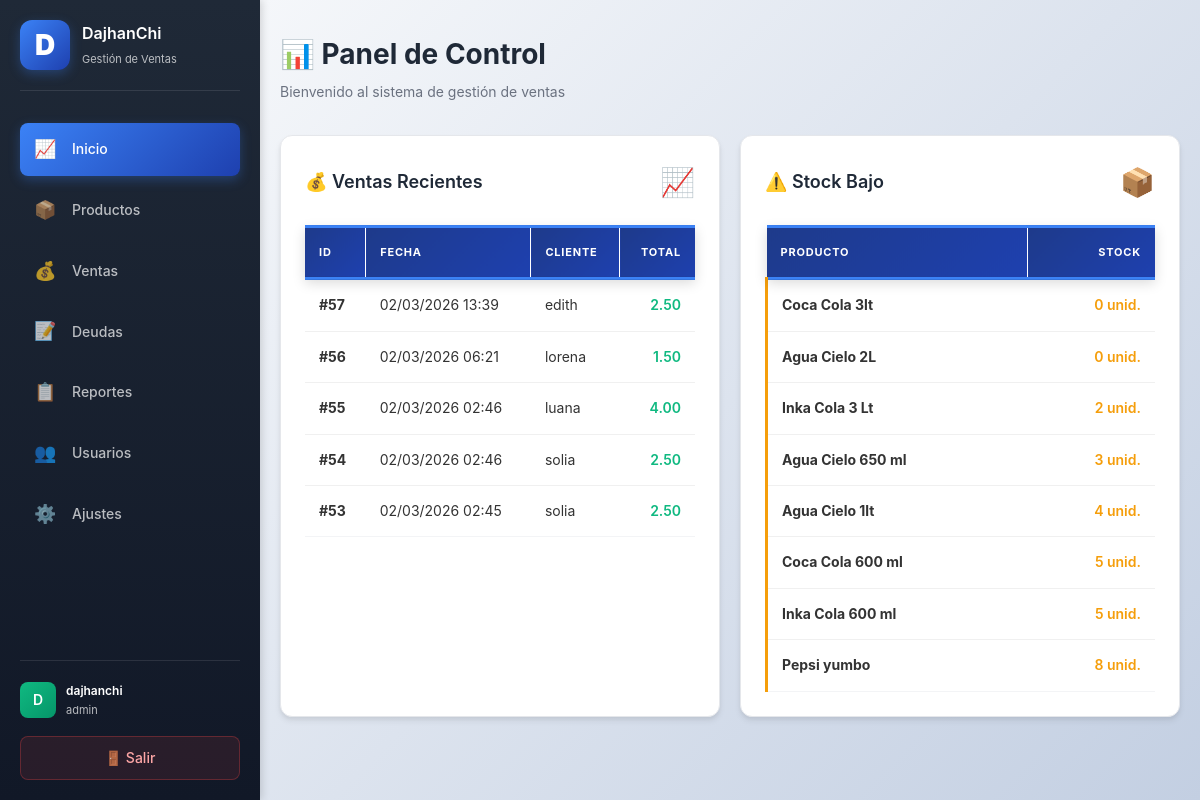
Screenshot of / (signed in) with the database file from the repository.
### app.py (models this page shows, shortened)
class Sale(db.Model):
    id = db.Column(db.Integer, primary_key=True)
    user_id = db.Column(db.Integer, db.ForeignKey("user.id"), nullable=False, index=True)
    created_at = db.Column(db.DateTime, nullable=False, default=datetime.utcnow, index=True)
    customer_name = db.Column(db.String(160))
    payment_method = db.Column(db.String(20), nullable=False, default="efectivo")  # efectivo, yape, fiado
    total_cents = db.Column(db.Integer, nullable=False, default=0)
    paid_cents = db.Column(db.Integer, nullable=False, default=0)
    payment_status = db.Column(db.String(20), nullable=False, default="pagado")  # pagado, pendiente, parcial
    user = db.relationship("User", backref=db.backref("sales", lazy=True))

class Product(db.Model):
    id = db.Column(db.Integer, primary_key=True)
    user_id = db.Column(db.Integer, db.ForeignKey("user.id"), nullable=False, index=True)
    name = db.Column(db.String(160), nullable=False, index=True)
    sku = db.Column(db.String(64), nullable=True, index=True)
    package_cost_cents = db.Column(db.Integer, nullable=False, default=0)
    package_quantity = db.Column(db.Integer, nullable=False, default=1)
    cost_cents = db.Column(db.Integer, nullable=False, default=0)
    price_cents = db.Column(db.Integer, nullable=False, default=0)
    stock = db.Column(db.Integer, nullable=False, default=0, index=True)
    minimum_stock = db.Column(db.Integer, nullable=False, default=5)
    user = db.relationship("User", backref=db.backref("products", lazy=True))

### app.py (the view)
@app.route("/")
@login_required
@require_permission("dashboard")
def dashboard():
    user_id = session.get("user_id")
    settings = get_user_settings(user_id)
    recent_sales = Sale.query.filter_by(user_id=user_id).options(db.joinedload(Sale.items)).order_by(Sale.created_at.desc()).limit(5).all()
    low_stock = Product.query.filter(Product.user_id == user_id, Product.stock < settings.stock_yellow_threshold).order_by(Product.stock.asc()).limit(10).all()
    return render_template("dashboard.html", recent_sales=recent_sales, low_stock=low_stock)

### app.py (called while the page is built, shortened)
@app.before_request
def init_db_once():
    global _db_initialized
    if _db_initialized:
        return

@app.template_filter("money")
def format_money(cents):
    if cents is None:
        return "0.00"
    return f"{cents / 100:.2f}"

def get_user_settings(user_id):
    settings = Settings.query.filter_by(user_id=user_id).first()
    if not settings:
        settings = Settings(user_id=user_id, stock_yellow_threshold=10)
        db.session.add(settings)
        db.session.commit()
    return settings

def login_required(view):
    @wraps(view)
    def wrapped(*args, **kwargs):
        if not session.get("user_id"):
            return redirect(url_for("login"))
        return view(*args, **kwargs)
    return wrapped

def require_permission(module):
    def decorator(view):
        @wraps(view)
        def wrapped(*args, **kwargs):
            user_id = session.get("user_id")
            role = session.get("role")
            if not user_id or not role:
                return redirect(url_for("login"))
            settings = get_user_settings(user_id)
            permissions = settings.get_role_permissions(role)
            if not permissions.get(module, False):
                flash("❌ No tienes permiso para acceder a esta sección", "error")
                home_page = get_home_page_for_user(user_id, role)
                return redirect(url_for(home_page))
            return view(*args, **kwargs)
        return wrapped
    return decorator

    def get_role_permissions(self, role):
        if role == "admin":
            perms = self.admin_permissions
        elif role == "gerente":
            perms = self.gerente_permissions
        else:  # vendedor
            perms = self.vendedor_permissions
        try:
            return json.loads(perms) if isinstance(perms, str) else perms
        except:
            return {"dashboard": False, "products": False, "sales": False, "debts": False, "reports": False, "users": False, "settings": False}

### templates/dashboard.html
{% extends "base.html" %}
{% block content %}
<div class="page-head">
    <div>
        <h1>📊 Panel de Control</h1>
        <p style="color: #6b7280; margin: 4px 0 0 0;">Bienvenido al sistema de gestión de ventas</p>
    </div>
</div>
<div class="grid">
    <div class="card animate-card-pop animate-stagger-1">
        <div style="display: flex; align-items: center; justify-content: space-between; margin-bottom: 20px;">
            <h2 style="margin: 0;">💰 Ventas Recientes</h2>
            <span style="font-size: 28px; animation: iconPulse 3s ease-in-out infinite;">📈</span>
        </div>
        {% if recent_sales %}
        <table>
            <thead>
                <tr>
                    <th>ID</th>
                    <th>Fecha</th>
                    <th>Cliente</th>
                    <th style="text-align: right;">Total</th>
                </tr>
            </thead>
            <tbody>
            {% for sale in recent_sales %}
                <tr>
                    <td><strong>#{{ sale.id }}</strong></td>
                    <td>{{ sale.created_at.strftime("%d/%m/%Y %H:%M") }}</td>
                    <td>{{ sale.customer_name or "Cliente genérico" }}</td>
                    <td style="text-align: right; color: #10b981; font-weight: 600;">{{ sale.total_cents | money }}</td>
                </tr>
            {% endfor %}
            </tbody>
        </table>
        {% else %}
        <div style="text-align: center; padding: 32px 0; color: #9ca3af;">
            <p style="font-size: 32px; margin: 0;">📭</p>
            <p style="margin: 12px 0 0 0;">No hay ventas registradas aún</p>
        </div>
        {% endif %}
    </div>
    <div class="card animate-card-pop animate-stagger-2">
        <div style="display: flex; align-items: center; justify-content: space-between; margin-bottom: 20px;">
            <h2 style="margin: 0;">⚠️ Stock Bajo</h2>
            <span style="font-size: 28px; animation: iconPulse 3s ease-in-out infinite;">📦</span>
        </div>
        {% if low_stock %}
        <table>
            <thead>
                <tr>
                    <th>Producto</th>
                    <th style="text-align: right;">Stock</th>
                </tr>
            </thead>
            <tbody>
            {% for product in low_stock %}
                <tr style="border-left: 3px solid #f59e0b;">
                    <td><strong>{{ product.name }}</strong></td>
                    <td style="text-align: right; color: #f59e0b; font-weight: 600;">{{ product.stock }} unid.</td>
                </tr>
            {% endfor %}
            </tbody>
        </table>
        {% else %}
        <div style="text-align: center; padding: 32px 0; color: #9ca3af;">
            <p style="font-size: 32px; margin: 0;">✓</p>
            <p style="margin: 12px 0 0 0; color: #10b981;">Todos los productos tienen stock suficiente</p>
        </div>
        {% endif %}
    </div>
</div>
{% endblock %}

### templates/base.html (shortened to what this page needs)
<!doctype html>
<html lang="es">
<head>
    <link rel="stylesheet" href="{{ url_for('static', filename='style.css') }}">
</head>
<body>
{% if session.get('user_id') %}
<div class="app-layout">
    <aside class="sidebar">
        <div class="sidebar-header">
            <div style="width: 50px; height: 50px; background: linear-gradient(135deg, #3b82f6 0%, #1e40af 100%); border-radius: 12px; display: flex; align-items: center; justify-content: center; font-weight: 900; font-size: 28px; color: white; box-shadow: 0 4px 12px rgba(59, 130, 246, 0.3);">D</div>
            <div style="flex: 1;">
                <h2 style="margin: 0; font-size: 16px; color: white;">DajhanChi</h2>
                <p style="margin: 4px 0 0 0; font-size: 11px; color: rgba(255,255,255,0.7);">Gestión de Ventas</p>
            </div>
        </div>
        <nav class="sidebar-nav">
            {% if user_permissions.get('dashboard') %}
            <a href="{{ url_for('dashboard') }}" class="nav-item" {% if request.endpoint == 'dashboard' %}data-active="true"{% endif %}>
                <span>📈</span>
                <span>Inicio</span>
            </a>
            {% endif %}
            {% if user_permissions.get('products') %}
            <a href="{{ url_for('products') }}" class="nav-item" {% if request.endpoint == 'products' %}data-active="true"{% endif %}>
                <span>📦</span>
                <span>Productos</span>
            </a>
            {% endif %}
            {% if user_permissions.get('sales') %}
            <a href="{{ url_for('sales') }}" class="nav-item" {% if request.endpoint == 'sales' %}data-active="true"{% endif %}>
                <span>💰</span>
                <span>Ventas</span>
            </a>
            {% endif %}
            {% if user_permissions.get('debts') %}
            <a href="{{ url_for('debts') }}" class="nav-item" {% if request.endpoint in ['debts', 'payment_register', 'customer_payment_register', 'debt_customer_receipt'] %}data-active="true"{% endif %}>
                <span>📝</span>
                <span>Deudas</span>
            </a>
            {% endif %}
            {% if user_permissions.get('reports') %}
            <a href="{{ url_for('reports') }}" class="nav-item" {% if request.endpoint == 'reports' %}data-active="true"{% endif %}>
                <span>📋</span>
                <span>Reportes</span>
            </a>
            {% endif %}
            {% if user_permissions.get('users') %}
            <a href="{{ url_for('users') }}" class="nav-item" {% if request.endpoint == 'users' %}data-active="true"{% endif %}>
                <span>👥</span>
                <span>Usuarios</span>
            </a>
            {% endif %}
            {% if user_permissions.get('settings') %}
            <a href="{{ url_for('settings') }}" class="nav-item" {% if request.endpoint == 'settings' %}data-active="true"{% endif %}>
                <span>⚙️</span>
                <span>Ajustes</span>
            </a>
            {% endif %}
        </nav>
        <div class="sidebar-footer">
            <div class="user-info">
                <div style="width: 36px; height: 36px; background: linear-gradient(135deg, #10b981 0%, #059669 100%); border-radius: 8px; display: flex; align-items: center; justify-content: center; color: white; font-weight: 600;">{{ session.get('username', 'U')[0].upper() }}</div>
                <div>
                    <p style="margin: 0; font-size: 12px; color: white; font-weight: 600;">{{ session.get('username', 'Usuario') }}</p>
                    <p style="margin: 2px 0 0 0; font-size: 11px; color: rgba(255,255,255,0.7);">{{ session.get('role', 'user') }}</p>
                </div>
            </div>
            <a href="{{ url_for('logout') }}" class="logout-btn">🚪 Salir</a>
        </div>
    </aside>
    <div class="main-content">
        <div class="container">
            {% block content %}{% endblock %}
        </div>
    </div>
</div>
{% endif %}
</body>
</html>

### rows the page displays
Sale: id "57", created_at "02/03/2026 13:39", customer_name "edith", total_cents "2.50"
Sale: id "56", created_at "02/03/2026 06:21", customer_name "lorena", total_cents "1.50"
Sale: id "55", created_at "02/03/2026 02:46", customer_name "luana", total_cents "4.00"
Sale: id "54", created_at "02/03/2026 02:46", customer_name "solia", total_cents "2.50"
Sale: id "53", created_at "02/03/2026 02:45", customer_name "solia", total_cents "2.50"
Product: name "Coca Cola 3lt", stock "0"
Product: name "Agua Cielo 2L", stock "0"
Product: name "Inka Cola 3 Lt", stock "2"
Product: name "Agua Cielo 650 ml", stock "3"
Product: name "Agua Cielo 1lt", stock "4"
Product: name "Coca Cola 600 ml", stock "5"
Product: name "Inka Cola 600 ml", stock "5"
Product: name "Pepsi yumbo", stock "8"

### other values shown
{{ session.get('username', 'U')[0].upper() }} "D"
{{ session.get('username', 'Usuario') }} "dajhanchi"
{{ session.get('role', 'user') }} "admin"
